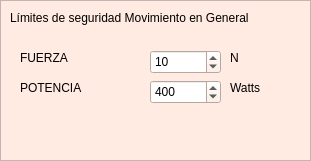
       <widget class="QFrame" name="frame_2">
        <property name="geometry">
         <rect>
          <x>0</x>
          <y>0</y>
          <width>311</width>
          <height>161</height>
         </rect>
        </property>
        <property name="palette">
         <palette>
          <active>
           <colorrole role="WindowText">
            <brush brushstyle="SolidPattern">
             <color alpha="255">
              <red>0</red>
              <green>0</green>
              <blue>0</blue>
             </color>
            </brush>
           </colorrole>
           <colorrole role="Button">
            <brush brushstyle="SolidPattern">
             <color alpha="255">
              <red>255</red>
              <green>235</green>
              <blue>225</blue>
             </color>
            </brush>
           </colorrole>
           <colorrole role="Light">
            <brush brushstyle="SolidPattern">
             <color alpha="255">
              <red>255</red>
              <green>255</green>
              <blue>255</blue>
             </color>
            </brush>
           </colorrole>
           <colorrole role="Midlight">
            <brush brushstyle="SolidPattern">
             <color alpha="255">
              <red>255</red>
              <green>245</green>
              <blue>240</blue>
             </color>
            </brush>
           </colorrole>
           <colorrole role="Dark">
            <brush brushstyle="SolidPattern">
             <color alpha="255">
              <red>127</red>
              <green>117</green>
              <blue>112</blue>
             </color>
            </brush>
           </colorrole>
           <colorrole role="Mid">
            <brush brushstyle="SolidPattern">
             <color alpha="255">
              <red>170</red>
              <green>157</green>
              <blue>150</blue>
             </color>
            </brush>
           </colorrole>
           <colorrole role="Text">
            <brush brushstyle="SolidPattern">
             <color alpha="255">
              <red>0</red>
              <green>0</green>
              <blue>0</blue>
             </color>
            </brush>
           </colorrole>
           <colorrole role="BrightText">
            <brush brushstyle="SolidPattern">
             <color alpha="255">
              <red>255</red>
              <green>255</green>
              <blue>255</blue>
             </color>
            </brush>
           </colorrole>
           <colorrole role="ButtonText">
            <brush brushstyle="SolidPattern">
             <color alpha="255">
              <red>0</red>
              <green>0</green>
              <blue>0</blue>
             </color>
            </brush>
           </colorrole>
           <colorrole role="Base">
            <brush brushstyle="SolidPattern">
             <color alpha="255">
              <red>255</red>
              <green>255</green>
              <blue>255</blue>
             </color>
            </brush>
           </colorrole>
           <colorrole role="Window">
            <brush brushstyle="SolidPattern">
             <color alpha="255">
              <red>255</red>
              <green>235</green>
              <blue>225</blue>
             </color>
            </brush>
           </colorrole>
           <colorrole role="Shadow">
            <brush brushstyle="SolidPattern">
             <color alpha="255">
              <red>0</red>
              <green>0</green>
              <blue>0</blue>
             </color>
            </brush>
           </colorrole>
           <colorrole role="AlternateBase">
            <brush brushstyle="SolidPattern">
             <color alpha="255">
              <red>255</red>
              <green>245</green>
              <blue>240</blue>
             </color>
            </brush>
           </colorrole>
           <colorrole role="ToolTipBase">
            <brush brushstyle="SolidPattern">
             <color alpha="255">
              <red>255</red>
              <green>255</green>
              <blue>220</blue>
             </color>
            </brush>
           </colorrole>
           <colorrole role="ToolTipText">
            <brush brushstyle="SolidPattern">
             <color alpha="255">
              <red>0</red>
              <green>0</green>
              <blue>0</blue>
             </color>
            </brush>
           </colorrole>
          </active>
          <inactive>
           <colorrole role="WindowText">
            <brush brushstyle="SolidPattern">
             <color alpha="255">
              <red>0</red>
              <green>0</green>
              <blue>0</blue>
             </color>
            </brush>
           </colorrole>
           <colorrole role="Button">
            <brush brushstyle="SolidPattern">
             <color alpha="255">
              <red>255</red>
              <green>235</green>
              <blue>225</blue>
             </color>
            </brush>
           </colorrole>
           <colorrole role="Light">
            <brush brushstyle="SolidPattern">
             <color alpha="255">
              <red>255</red>
              <green>255</green>
              <blue>255</blue>
             </color>
            </brush>
           </colorrole>
           <colorrole role="Midlight">
            <brush brushstyle="SolidPattern">
             <color alpha="255">
              <red>255</red>
              <green>245</green>
              <blue>240</blue>
             </color>
            </brush>
           </colorrole>
           <colorrole role="Dark">
            <brush brushstyle="SolidPattern">
             <color alpha="255">
              <red>127</red>
              <green>117</green>
              <blue>112</blue>
             </color>
            </brush>
           </colorrole>
           <colorrole role="Mid">
            <brush brushstyle="SolidPattern">
             <color alpha="255">
              <red>170</red>
              <green>157</green>
              <blue>150</blue>
             </color>
            </brush>
           </colorrole>
           <colorrole role="Text">
            <brush brushstyle="SolidPattern">
             <color alpha="255">
              <red>0</red>
              <green>0</green>
              <blue>0</blue>
             </color>
            </brush>
           </colorrole>
           <colorrole role="BrightText">
            <brush brushstyle="SolidPattern">
             <color alpha="255">
              <red>255</red>
              <green>255</green>
              <blue>255</blue>
             </color>
            </brush>
           </colorrole>
           <colorrole role="ButtonText">
            <brush brushstyle="SolidPattern">
             <color alpha="255">
              <red>0</red>
              <green>0</green>
              <blue>0</blue>
             </color>
            </brush>
           </colorrole>
           <colorrole role="Base">
            <brush brushstyle="SolidPattern">
             <color alpha="255">
              <red>255</red>
              <green>255</green>
              <blue>255</blue>
             </color>
            </brush>
           </colorrole>
           <colorrole role="Window">
            <brush brushstyle="SolidPattern">
             <color alpha="255">
              <red>255</red>
              <green>235</green>
              <blue>225</blue>
             </color>
            </brush>
           </colorrole>
           <colorrole role="Shadow">
            <brush brushstyle="SolidPattern">
             <color alpha="255">
              <red>0</red>
              <green>0</green>
              <blue>0</blue>
             </color>
            </brush>
           </colorrole>
           <colorrole role="AlternateBase">
            <brush brushstyle="SolidPattern">
             <color alpha="255">
              <red>255</red>
              <green>245</green>
              <blue>240</blue>
             </color>
            </brush>
           </colorrole>
           <colorrole role="ToolTipBase">
            <brush brushstyle="SolidPattern">
             <color alpha="255">
              <red>255</red>
              <green>255</green>
              <blue>220</blue>
             </color>
            </brush>
           </colorrole>
           <colorrole role="ToolTipText">
            <brush brushstyle="SolidPattern">
             <color alpha="255">
              <red>0</red>
              <green>0</green>
              <blue>0</blue>
             </color>
            </brush>
           </colorrole>
          </inactive>
          <disabled>
           <colorrole role="WindowText">
            <brush brushstyle="SolidPattern">
             <color alpha="255">
              <red>127</red>
              <green>117</green>
              <blue>112</blue>
             </color>
            </brush>
           </colorrole>
           <colorrole role="Button">
            <brush brushstyle="SolidPattern">
             <color alpha="255">
              <red>255</red>
              <green>235</green>
              <blue>225</blue>
             </color>
            </brush>
           </colorrole>
           <colorrole role="Light">
            <brush brushstyle="SolidPattern">
             <color alpha="255">
              <red>255</red>
              <green>255</green>
              <blue>255</blue>
             </color>
            </brush>
           </colorrole>
           <colorrole role="Midlight">
            <brush brushstyle="SolidPattern">
             <color alpha="255">
              <red>255</red>
              <green>245</green>
              <blue>240</blue>
             </color>
            </brush>
           </colorrole>
           <colorrole role="Dark">
            <brush brushstyle="SolidPattern">
             <color alpha="255">
              <red>127</red>
              <green>117</green>
              <blue>112</blue>
             </color>
            </brush>
           </colorrole>
           <colorrole role="Mid">
            <brush brushstyle="SolidPattern">
             <color alpha="255">
              <red>170</red>
              <green>157</green>
              <blue>150</blue>
             </color>
            </brush>
           </colorrole>
           <colorrole role="Text">
            <brush brushstyle="SolidPattern">
             <color alpha="255">
              <red>127</red>
              <green>117</green>
              <blue>112</blue>
             </color>
            </brush>
           </colorrole>
           <colorrole role="BrightText">
            <brush brushstyle="SolidPattern">
             <color alpha="255">
              <red>255</red>
              <green>255</green>
              <blue>255</blue>
             </color>
            </brush>
           </colorrole>
           <colorrole role="ButtonText">
            <brush brushstyle="SolidPattern">
             <color alpha="255">
              <red>127</red>
              <green>117</green>
              <blue>112</blue>
             </color>
            </brush>
           </colorrole>
           <colorrole role="Base">
            <brush brushstyle="SolidPattern">
             <color alpha="255">
              <red>255</red>
              <green>235</green>
              <blue>225</blue>
             </color>
            </brush>
           </colorrole>
           <colorrole role="Window">
            <brush brushstyle="SolidPattern">
             <color alpha="255">
              <red>255</red>
              <green>235</green>
              <blue>225</blue>
             </color>
            </brush>
           </colorrole>
           <colorrole role="Shadow">
            <brush brushstyle="SolidPattern">
             <color alpha="255">
              <red>0</red>
              <green>0</green>
              <blue>0</blue>
             </color>
            </brush>
           </colorrole>
           <colorrole role="AlternateBase">
            <brush brushstyle="SolidPattern">
             <color alpha="255">
              <red>255</red>
              <green>235</green>
              <blue>225</blue>
             </color>
            </brush>
           </colorrole>
           <colorrole role="ToolTipBase">
            <brush brushstyle="SolidPattern">
             <color alpha="255">
              <red>255</red>
              <green>255</green>
              <blue>220</blue>
             </color>
            </brush>
           </colorrole>
           <colorrole role="ToolTipText">
            <brush brushstyle="SolidPattern">
             <color alpha="255">
              <red>0</red>
              <green>0</green>
              <blue>0</blue>
             </color>
            </brush>
           </colorrole>
          </disabled>
         </palette>
        </property>
        <property name="autoFillBackground">
         <bool>true</bool>
        </property>
        <property name="frameShape">
         <enum>QFrame::StyledPanel</enum>
        </property>
        <property name="frameShadow">
         <enum>QFrame::Raised</enum>
        </property>
        <widget class="QLabel" name="label_28">
         <property name="geometry">
          <rect>
           <x>10</x>
           <y>10</y>
           <width>281</width>
           <height>16</height>
          </rect>
         </property>
         <property name="text">
          <string>Límites de seguridad Movimiento en General</string>
         </property>
        </widget>
        <widget class="QLabel" name="label_30">
         <property name="geometry">
          <rect>
           <x>20</x>
           <y>50</y>
           <width>57</width>
           <height>15</height>
          </rect>
         </property>
         <property name="text">
          <string>FUERZA</string>
         </property>
        </widget>
        <widget class="QLabel" name="label_35">
         <property name="geometry">
          <rect>
           <x>20</x>
           <y>80</y>
           <width>71</width>
           <height>16</height>
          </rect>
         </property>
         <property name="text">
          <string>POTENCIA</string>
         </property>
        </widget>
        <widget class="QLabel" name="label_38">
         <property name="geometry">
          <rect>
           <x>230</x>
           <y>80</y>
           <width>57</width>
           <height>15</height>
          </rect>
         </property>
         <property name="text">
          <string>Watts</string>
         </property>
        </widget>
        <widget class="QLabel" name="label_39">
         <property name="geometry">
          <rect>
           <x>230</x>
           <y>50</y>
           <width>57</width>
           <height>15</height>
          </rect>
         </property>
         <property name="text">
          <string>N</string>
         </property>
        </widget>
        <widget class="QSpinBox" name="spinBox">
         <property name="geometry">
          <rect>
           <x>150</x>
           <y>50</y>
           <width>71</width>
           <height>24</height>
          </rect>
         </property>
         <property name="minimum">
          <number>0</number>
         </property>
         <property name="maximum">
          <number>100</number>
         </property>
         <property name="value">
          <number>10</number>
         </property>
        </widget>
        <widget class="QSpinBox" name="spinBox_2">
         <property name="geometry">
          <rect>
           <x>150</x>
           <y>80</y>
           <width>71</width>
           <height>24</height>
          </rect>
         </property>
         <property name="maximum">
          <number>500</number>
         </property>
         <property name="value">
          <number>400</number>
         </property>
        </widget>
       </widget>
